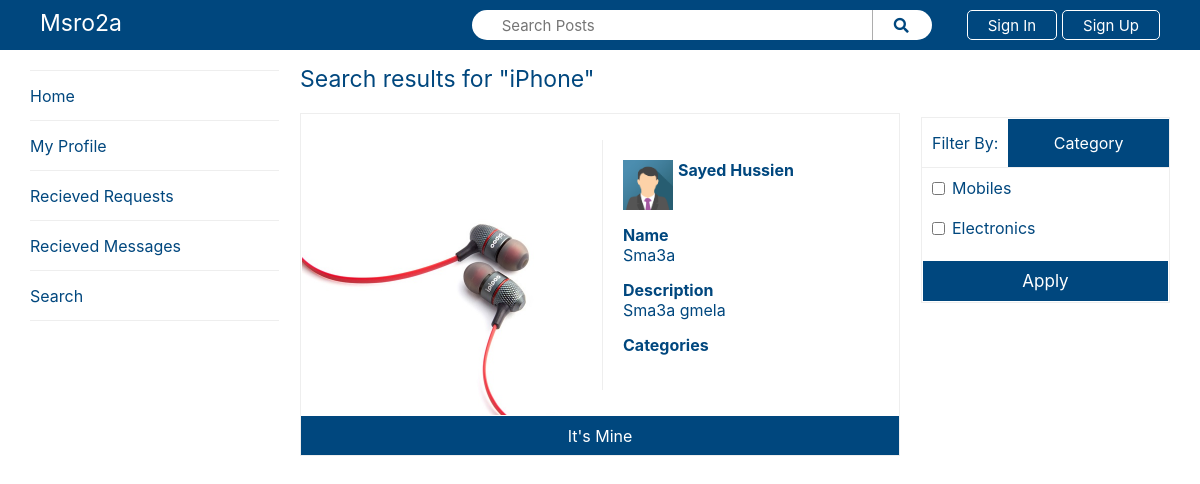
Page /Search.php on the earlier database version.
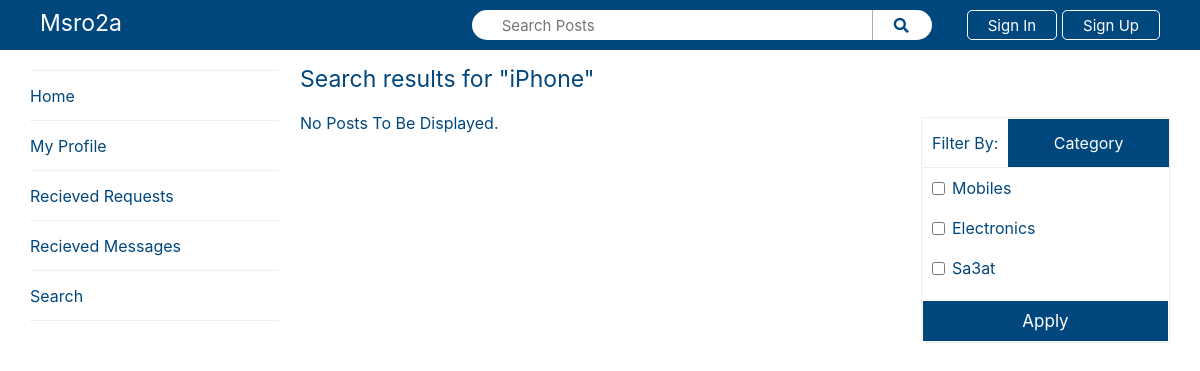
Same page on the later database version.
### tables this page shows
CREATE TABLE `categories` (
  `id` int(11) NOT NULL,
  `Category` varchar(20) NOT NULL
);

CREATE TABLE `posts` (
  `id` int(11) NOT NULL,
  `userId` int(11) NOT NULL,
  `imgUrl` varchar(150) NOT NULL,
  `description` text NOT NULL,
  `name` varchar(50) NOT NULL
);

CREATE TABLE `users` (
  `id` int(11) NOT NULL,
  `fullName` varchar(50) NOT NULL,
  `phoneNumber` varchar(11) DEFAULT NULL,
  `email` varchar(50) NOT NULL,
  `imgUrl` varchar(150) NOT NULL DEFAULT 'imgs/Client.png',
  `password` varchar(50) NOT NULL
);

### SQLCLients/class.SQLClient.php (called while the page is built, shortened)
<?php
class SQLClient
{
    private $databaseName = "Msro2a";
    private $userName = "root";
    private $password = "";
    public function startDBConnenction()
    {
        $this -> db = new mysqli('127.0.0.1', $this -> userName, $this -> password, $this -> databaseName);
        return true;
    }
}
?>

### Controllers/class.SearchController.php (called while the page is built, shortened)
<?php
require_once("Controllers/class.PageController.php");
require_once("SQLClients/class.PostsSQLClient.php");
require_once("SQLClients/class.CategorySQLClient.php");
class SearchController extends PageController
{
    private $categorysToBeDisplayed = [];
    private $postsToBeDisplayed = [];
    private $categorysToSearchFor = [];
    public function __construct() {
        $this -> postsSQLClient = new PostsSQLClient();
        $this -> categorySQLClient = new CategorySQLClient();
        $this -> categorysToBeDisplayed = $this -> categorySQLClient -> getAllCategories();
        $this -> postsToBeDisplayed = $this -> postsSQLClient -> getPostsByCategories($this -> categorysToSearchFor);
    }
    public function getCategories()
    {
        return $this -> categorysToBeDisplayed;
    }
    public function getPosts()
    {
        return $this -> postsToBeDisplayed;
    }
    public function isCatChecked($cat)
    {
        return "";
    }
}
?>

### SQLCLients/class.CategorySQLClient.php (called while the page is built, shortened)
<?php
require_once("classes/class.Category.php");
require_once("SQLClients/class.SQLClient.php");
class CategorySQLClient extends SQLClient
{
    public function getAllCategories()
    {
        $result = $this -> db -> query('SELECT * FROM `categories`');
        $result = $result -> fetch_all();
        $categories = [];
        foreach ($result as $row) {
            array_push($categories, new Category($row[0], $row[1]));
        }
        return $categories;
    }
}
?>

### SQLCLients/class.PostsSQLClient.php (called while the page is built, shortened)
<?php
require_once("SQLClients/class.SQLClient.php");
require_once("classes/class.Post.php");
require_once("classes/class.User.php");
require_once("classes/class.Category.php");
class PostsSQLClient extends SQLClient
{
    public function getPostsByCategories($categories)
    {
        if(count($categories))
        {
            $query = 'SELECT DISTINCT * FROM `posts`, `users`, `categories`, `postscategories`
            WHERE posts.userId = users.id
            and categories.id = postscategories.categoryId
            and posts.id = postscategories.postId
            and categories.category like "%' . $categories[0] -> getName() . '%"';
            for ($i = 1; $i < count($categories); $i++) {
                $query = $query . " or categories.category like '%" . $categories[$i] -> getName() . "%'";
            }
            $query = $query . ' GROUP BY(posts.id)';
        }
        else{
            $query = 'SELECT DISTINCT * FROM `posts`, `users` WHERE posts.userId = users.id';
        }
        $result = ($this -> db -> query($query));
        $result = $result -> fetch_all();
        $posts = [];
        foreach ($result as $row) {
            $userTemp = new User($row[5], $row[6], $row[8], $row[7], $row[9]);
            $postTemp = new Post($row[0], $row[3], $row[2], $userTemp, $row[4]);
            $this -> loadCats($postTemp);
            $this -> loadQuestions($postTemp);
            array_push($posts, $postTemp);
        }
        return $posts;
    }
    public function loadCats($post)
    {
        $query = "SELECT categoryId FROM `postscategories` WHERE postId = ". $post -> getId();
        $result = ($this -> db -> query($query));
        $result = $result -> fetch_all();
        $categories = [];
    }
    public function loadQuestions($post)
    {
        $query = "SELECT * FROM `questions` WHERE postId = ". $post -> getId();
        $result = ($this -> db -> query($query));
        $result = $result -> fetch_all();
        if($result != null)
        {
            return;
        }
    }
}
?>

### classes/class.Post.php (called while the page is built, shortened)
<?php
require_once("SQLClients/class.PostsSQLClient.php");
class Post
{
    private $id = null;
    private $name = null;
    private $description = null;
    private $imageUrl = null;
    private $owner = null;
    public function __construct($id, $description, $imageUrl, $owner, $name)
    {
        $this -> id = $id;
        $this -> description = $description;
        $this -> imageUrl = $imageUrl;
        $this -> owner = $owner;
        $this -> name = $name;
    }
    public function getId()
    {
        return $this -> id;
    }
    public function getName()
    {
        return $this -> name;
    }
    public function getDescription()
    {
        return $this -> description;
    }
    public function getImg()
    {
        return $this -> imageUrl;
    }
    public function getOwner()
    {
        return $this -> owner;
    }
}
?>

### classes/class.Category.php (called while the page is built, shortened)
<?php
class Category
{
    public $id = null;
    public $categoryName = null;
    public function __construct($id, $categoryName)
    {
        $this -> id = $id;
        $this -> categoryName = $categoryName;
    }
    public function getId()
    {
        return $this -> id;
    }
    public function getName()
    {
        return $this -> categoryName;
    }
}
?>

### classes/class.User.php (called while the page is built, shortened)
<?php
require_once('class.Post.php');
class User
{
    private $fullName = null;
    private $imgUrl = null;
    public function __construct($id, $name, $email, $phoneNumber, $imgUrl)
    {
        $this -> fullName = $name;
        $this -> imgUrl = $imgUrl;
    }
    public function getName()
    {
        return $this -> fullName;
    }
    public function getImg()
    {
        return $this -> imgUrl;
    }
}
?>

### Controllers/class.PageController.php (called while the page is built, shortened)
<?php
require_once("classes/class.User.php");
class PageController
{
    protected $currentUser = null;
    public function isLoggedIn()
    {
        return isset($this -> currentUser);
    }
}
?>

### search.php (the view, shortened to what the changed rows need)
<?php
	require_once("classes/class.User.php");
	require_once("Controllers/class.SearchController.php");
	$controller = new SearchController();
	?>
<!DOCTYPE html>
<html>
<head>
	<link rel="stylesheet" href="https://use.fontawesome.com/releases/v5.5.0/css/all.css">
	<link rel="stylesheet" type="text/css" href="css/nav.css">
	<link rel="stylesheet" type="text/css" href="css/Drawer.css">
	<link rel="stylesheet" type="text/css" href="css/search.css">
</head>
<body>
	<div class="contentContainer">
		<div class="flexRow topRow">
			<h1 class="title searchTitle">Search results for "iPhone"</h1>
		</div>
		<form action="search.php" method="GET" class="filter">
			<div class="filterTitle flexRow">
			</div>
			<div id="catFilterSection">
				<?php foreach ($controller -> getCategories() as $cat): ?>
					<div class="flexRow filterItem">
						<input type="checkbox" name="<?= $cat -> getId() ?>" <?= $controller -> isCatChecked($cat) ?>><label><?= $cat -> getName() ?></label>
					</div>
				<?php endforeach; ?>
			</div>
			<div class="flexRow applyContainer">
			</div>
		</form>
		<?php if(count($controller -> getPosts()) == 0): ?>
			<Label> No Posts To Be Displayed. </Label>
		<?php endif; ?>
		<?php foreach ($controller -> getPosts() as $post): ?>
			<div class="flexColumn">
				<div class="post flexRow">
					<img src="<?= $post -> getImg() ?>">
					<div class="flexColumn">
						<div class="flexColumn postDetails">
							<div class="postOwner">
								<img src="<?= $post -> getOwner() -> getImg() ?>" class="clientImg">
								<label><?= $post -> getOwner() -> getName() ?></label>
							</div>
							<div>
								<label>Name</label> <br>
								<label><?= $post -> getName() ?></label>
							</div>
							<div>
								<label>Description</label> <br>
								<label><?= $post -> getDescription() ?></label>
							</div>
							<div>
								<label>Categories</label> <br>
							</div>
						</div>
					</div>
				</div>
				<?php if (!$controller -> isLoggedIn() || $post -> getOwner() -> getId() != $controller -> getCurrentUser() -> getId()):?>
					<div class="flexRow postButtons" onclick="onMineButtonClick(<?=$post -> getId()?>, <?= $controller -> isLoggedIn() ? '1' : '0' ?>)"><p>It's Mine</p></div>
				<?php endif; ?>
			</div>
		<?php endforeach; ?>
	</div>
</body>
</html>

Differences in the rows shown:
removed posts: imgUrl (picture), userId.imgUrl (picture), userId.fullName "Sayed Hussien", name "Sma3a", description "Sma3a gmela"
added categories: Category "Sa3at"
Other differences:
text now shown: "No Posts To Be Displayed."
